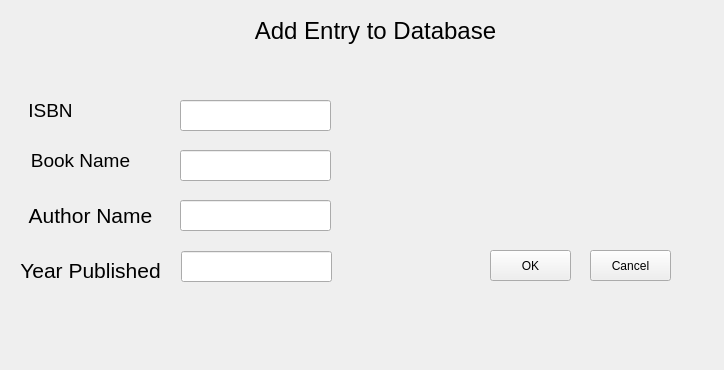
<?xml version="1.0" encoding="UTF-8"?>
<ui version="4.0">
 <class>addbookentry</class>
 <widget class="QWidget" name="addbookentry">
  <property name="geometry">
   <rect>
    <x>0</x>
    <y>0</y>
    <width>724</width>
    <height>370</height>
   </rect>
  </property>
  <property name="windowTitle">
   <string>Form</string>
  </property>
  <widget class="QLabel" name="label">
   <property name="geometry">
    <rect>
     <x>230</x>
     <y>-20</y>
     <width>291</width>
     <height>101</height>
    </rect>
   </property>
   <property name="font">
    <font>
     <pointsize>18</pointsize>
    </font>
   </property>
   <property name="text">
    <string>Add Entry to Database</string>
   </property>
   <property name="alignment">
    <set>Qt::AlignCenter</set>
   </property>
  </widget>
  <widget class="QFrame" name="frame">
   <property name="geometry">
    <rect>
     <x>10</x>
     <y>40</y>
     <width>701</width>
     <height>311</height>
    </rect>
   </property>
   <property name="frameShape">
    <enum>QFrame::NoFrame</enum>
   </property>
   <property name="frameShadow">
    <enum>QFrame::Raised</enum>
   </property>
   <widget class="QLabel" name="label_2">
    <property name="geometry">
     <rect>
      <x>-30</x>
      <y>50</y>
      <width>141</width>
      <height>41</height>
     </rect>
    </property>
    <property name="font">
     <font>
      <pointsize>14</pointsize>
     </font>
    </property>
    <property name="text">
     <string>ISBN</string>
    </property>
    <property name="alignment">
     <set>Qt::AlignCenter</set>
    </property>
   </widget>
   <widget class="QLabel" name="label_3">
    <property name="geometry">
     <rect>
      <x>0</x>
      <y>100</y>
      <width>141</width>
      <height>41</height>
     </rect>
    </property>
    <property name="font">
     <font>
      <pointsize>14</pointsize>
     </font>
    </property>
    <property name="text">
     <string>Book Name</string>
    </property>
    <property name="alignment">
     <set>Qt::AlignCenter</set>
    </property>
   </widget>
   <widget class="QLabel" name="label_4">
    <property name="geometry">
     <rect>
      <x>10</x>
      <y>150</y>
      <width>141</width>
      <height>51</height>
     </rect>
    </property>
    <property name="font">
     <font>
      <pointsize>16</pointsize>
     </font>
    </property>
    <property name="text">
     <string>Author Name</string>
    </property>
    <property name="alignment">
     <set>Qt::AlignCenter</set>
    </property>
   </widget>
   <widget class="QLineEdit" name="lineEdit">
    <property name="geometry">
     <rect>
      <x>170</x>
      <y>60</y>
      <width>151</width>
      <height>31</height>
     </rect>
    </property>
   </widget>
   <widget class="QLineEdit" name="lineEdit_2">
    <property name="geometry">
     <rect>
      <x>170</x>
      <y>110</y>
      <width>151</width>
      <height>31</height>
     </rect>
    </property>
   </widget>
   <widget class="QLineEdit" name="lineEdit_3">
    <property name="geometry">
     <rect>
      <x>170</x>
      <y>160</y>
      <width>151</width>
      <height>31</height>
     </rect>
    </property>
   </widget>
   <widget class="QLabel" name="label_5">
    <property name="geometry">
     <rect>
      <x>0</x>
      <y>200</y>
      <width>161</width>
      <height>61</height>
     </rect>
    </property>
    <property name="font">
     <font>
      <pointsize>16</pointsize>
     </font>
    </property>
    <property name="text">
     <string>Year Published</string>
    </property>
    <property name="alignment">
     <set>Qt::AlignCenter</set>
    </property>
   </widget>
   <widget class="QLineEdit" name="lineEdit_4">
    <property name="geometry">
     <rect>
      <x>171</x>
      <y>211</y>
      <width>151</width>
      <height>31</height>
     </rect>
    </property>
   </widget>
   <widget class="QPushButton" name="pushButton">
    <property name="geometry">
     <rect>
      <x>480</x>
      <y>210</y>
      <width>81</width>
      <height>31</height>
     </rect>
    </property>
    <property name="text">
     <string>OK</string>
    </property>
   </widget>
   <widget class="QPushButton" name="pushButton_2">
    <property name="geometry">
     <rect>
      <x>580</x>
      <y>210</y>
      <width>81</width>
      <height>31</height>
     </rect>
    </property>
    <property name="text">
     <string>Cancel</string>
    </property>
   </widget>
  </widget>
 </widget>
 <resources/>
 <connections/>
</ui>
